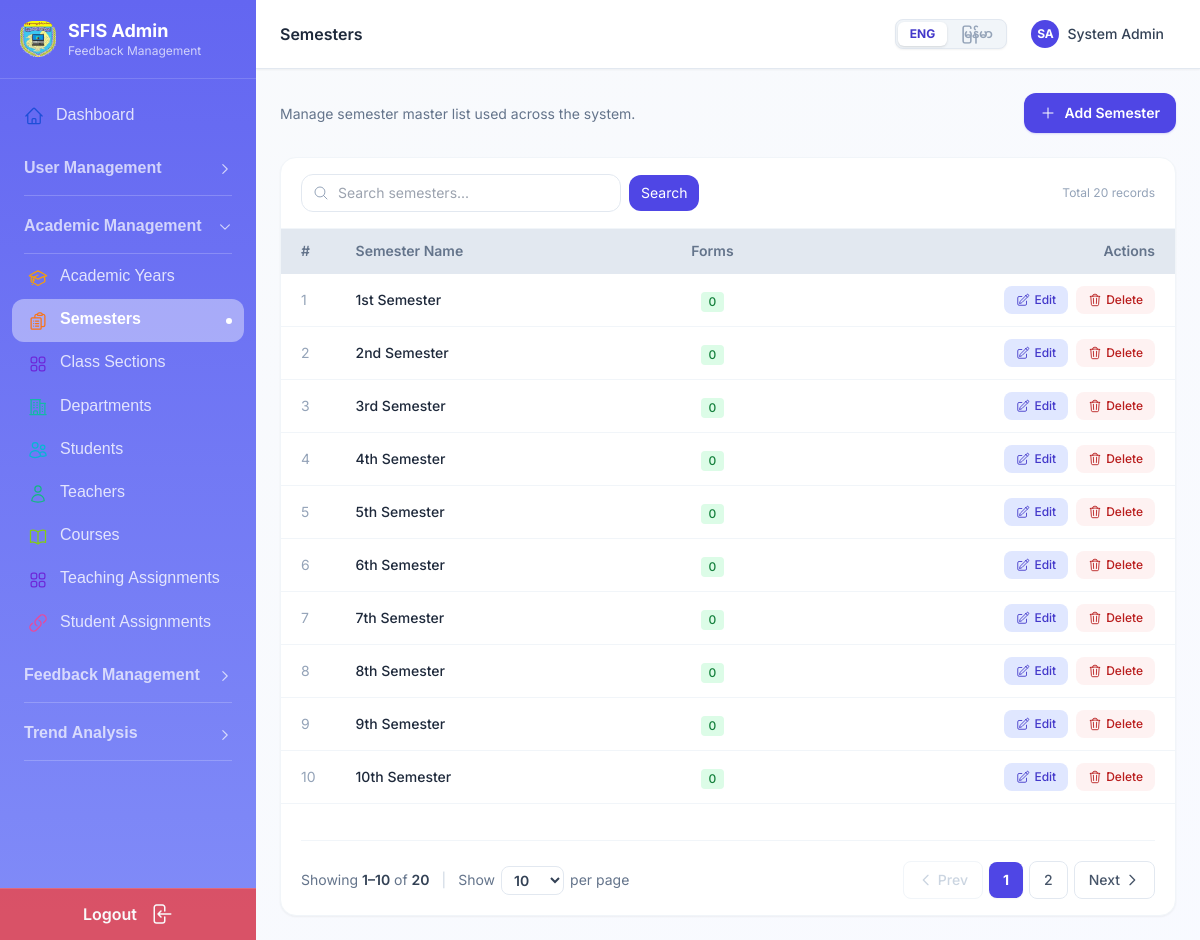
Screenshot of /admin/semesters.php (signed in) with the database file from the repository.
### tables this page shows
CREATE TABLE IF NOT EXISTS users (
    id INT AUTO_INCREMENT PRIMARY KEY,
    name VARCHAR(100) NOT NULL,
    username VARCHAR(50) NOT NULL UNIQUE,
    email VARCHAR(100) NOT NULL UNIQUE,
    password VARCHAR(255) NOT NULL,
    role ENUM('admin','teacher','student') NOT NULL,
    profile_image VARCHAR(255) DEFAULT NULL,
    created_at TIMESTAMP DEFAULT CURRENT_TIMESTAMP,
    updated_at TIMESTAMP DEFAULT CURRENT_TIMESTAMP ON UPDATE CURRENT_TIMESTAMP
);

CREATE TABLE IF NOT EXISTS semesters (
    id INT AUTO_INCREMENT PRIMARY KEY,
    semester_no INT NOT NULL,
    semester_name VARCHAR(50) NOT NULL,
    created_at TIMESTAMP DEFAULT CURRENT_TIMESTAMP,
    UNIQUE KEY uq_semester_no (semester_no)
);

### admin/semesters.php (the view, shortened to what the rows shown need)
<?php
require_once '../config/db.php';
require_once '../includes/auth.php';
require_once '../includes/functions.php';
$pageTitle = $LANG['semesters_title'] ?? 'Semesters';
$search = clean($_GET['search'] ?? '');
$perPage = max(10, min(100, (int) ($_GET['per_page'] ?? 10)));
$page = max(1, (int) ($_GET['page'] ?? 1));
$conditions = [];
$params = [];
$types = '';
$where = $conditions ? 'WHERE ' . implode(' AND ', $conditions) : '';
$countSql = "SELECT COUNT(*) AS c FROM semesters sm $where";
$c = $conn->prepare($countSql);
$c->execute();
$total = (int) $c->get_result()->fetch_assoc()['c'];
$pg = paginate($total, $perPage, $page);
$off = $pg['offset'];
$dataSql = "SELECT sm.*,
    (SELECT COUNT(*) FROM sections WHERE semester_id = sm.id) AS section_count,
    (SELECT COUNT(*) FROM feedback_forms WHERE semester_id = sm.id) AS form_count
    FROM semesters sm $where ORDER BY sm.id ASC LIMIT ? OFFSET ?";
$params[] = $perPage;
$params[] = $off;
$types .= 'ii';
$stmt = $conn->prepare($dataSql);
$stmt->bind_param($types, ...$params);
$stmt->execute();
$rows = $stmt->get_result()->fetch_all(MYSQLI_ASSOC);
$buildQuery = function ($overrides = []) use ($search) {
    $params = array_merge(['search' => $search], $overrides);
    $params = array_filter($params);
    return 'semesters.php' . ($params ? '?' . http_build_query($params) : '');
};
include '../includes/admin_header.php';
include '../includes/admin_sidebar.php';
?>
<div class="bg-white rounded-2xl shadow-sm border border-slate-100 overflow-hidden">
    <div class="overflow-x-auto">
        <table class="w-full">
            <thead class="bg-slate-200 border-b border-slate-200">
                <tr>
                    <th class="text-left px-5 py-3 text-slate-500 w-12 text-sm font-semibold">#</th>
                    <th class="text-left px-5 py-3 text-slate-500 text-sm font-semibold">
                        <?= $LANG['semester_name_col'] ?? 'Semester Name' ?>
                    </th>
                    <th class="text-center px-5 py-3 text-slate-500 text-sm font-semibold">
                        <?= $LANG["forms"] ?? "Forms" ?>
                    </th>
                    <th class="text-right px-5 py-3 text-slate-500 text-sm font-semibold">
                        <?= $LANG["col_actions"] ?? "Actions" ?>
                    </th>
                </tr>
            </thead>
            <tbody class="divide-y divide-slate-100">
                <?php if ($rows):
                    foreach ($rows as $i => $row): ?>
                        <tr class="hover:bg-slate-50 transition-colors">
                            <td class="px-5 py-3 text-sm text-slate-400"><?= $pg['offset'] + $i + 1 ?></td>
                            <td class="px-5 py-3 text-sm font-medium text-slate-800"><?= e($row['semester_name']) ?></td>
                            <td class="px-5 py-3 text-center">
                                <span
                                    class="inline-flex items-center px-2 py-0.5 rounded text-xs font-medium bg-green-100 text-green-700"><?= $row['form_count'] ?></span>
                            </td>
                            <td class="px-5 py-3 text-center">
                                <div class="flex items-center justify-end gap-2">
                                    <button onclick="openEdit(<?= htmlspecialchars(json_encode($row), ENT_QUOTES) ?>)"
                                        class="inline-flex items-center gap-1 px-3 py-1.5 text-xs font-medium text-indigo-700 bg-indigo-100 hover:bg-indigo-200 rounded-lg">
                                        <?= iconSvg('edit', 'w-3.5 h-3.5') ?>         <?= $LANG["edit"] ?? "Edit" ?></button>
                                    <button onclick="openDelete(<?= $row['id'] ?>, '<?= e($row['semester_name']) ?>')"
                                        class="inline-flex items-center gap-1 px-3 py-1.5 text-xs font-medium text-red-700 bg-red-50 hover:bg-red-100 rounded-lg">
                                        <?= iconSvg('trash', 'w-3.5 h-3.5') ?>         <?= $LANG["delete"] ?? "Delete" ?></button>
                                </div>
                            </td>
                        </tr>
                    <?php endforeach; endif ?>
            </tbody>
        </table>
    </div>
    <div class="px-5 py-4 border-t border-slate-100"><?= paginationLinks($pg, $buildQuery(), $perPage) ?></div>
</div>
<?php include '../includes/admin_footer.php'; ?>

### includes/admin_sidebar.php (shortened to what the rows shown need)
        <?php $groupActive = false; ?>
        <?php foreach ($nav as $item): ?>
            <?php if (($item['type'] ?? '') === 'section'): ?>
                <?php if ($groupActive): ?>
                    </div>
                    <?php $groupActive = false; ?>
                <?php endif; ?>
                <p class="px-3 pt-4 pb-1
                           text-[12px]
                           font-semibold
                           leading-[1.7]
                           tracking-wide
                           text-white/60">
                    <?= e($item['label']) ?>
                </p>
            <?php elseif (($item['type'] ?? '') === 'group'): ?>
                <?php if ($groupActive): ?>
                    </div>
                    <?php $groupActive = false; ?>
                <?php endif; ?>
                <?php $groupKey = $item['key']; ?>
                <div class="px-3 pt-4 pb-0">
                    <button onclick="toggleGroup('<?= $groupKey ?>')" class="w-full flex items-center justify-between
                               pb-3
                               text-[16px]
                               font-semibold
                               leading-[1.7]
                               text-white/70
                               hover:text-white
                               transition-colors
                               border-b border-white/20">
                        <span>
                            <?= e($item['label']) ?>
                        </span>
                        <svg id="chevron-<?= $groupKey ?>" xmlns="http://www.w3.org/2000/svg" fill="none" viewBox="0 0 24 24"
                            stroke-width="2" stroke="currentColor" class="w-3.5 h-3.5 flex-shrink-0
                                   transition-transform duration-200
                                   <?= $item['isOpen'] ? 'rotate-90' : '' ?>">
                            <path stroke-linecap="round" stroke-linejoin="round" d="M8.25 4.5l7.5 7.5-7.5 7.5" />
                        </svg>
                    </button>
                </div>
                <div id="group-<?= $groupKey ?>" class="<?= $item['isOpen'] ? '' : 'hidden' ?>">
                    <?php $groupActive = true; ?>
                <?php else:
                ?>
                        <?= iconSvg(
                            $item['icon'],
                            'w-5 h-5 flex-shrink-0 ' .
                            ($item['iconColor'] ?? 'text-white/80')
                        ) ?>
                <?php endif; ?>
            <?php endforeach; ?>
            <?php if ($groupActive): ?>
            </div>
        <?php endif; ?>
<div class="flex-1 flex flex-col min-w-0 overflow-hidden">
    <header class="
            bg-white
            border-b border-slate-200
            px-4 lg:px-6
            py-3.5
            flex items-center gap-4
            flex-shrink-0
            sticky top-0
            z-20
            shadow-sm
        ">
        <div>
            <h1 class="text-base font-semibold text-slate-800">
                <?= e($pageTitle) ?>
            </h1>
        </div>
        <div class="ml-auto flex items-center gap-3">
            <a href="/studentfeedbackucsh/admin/profile.php" class="
                    flex items-center gap-2
                    px-3 py-1.5
                    rounded-xl
                    hover:bg-slate-50
                    transition-colors
                ">
                <?php if (!empty($user['profile_image'])): ?>
                    <img src="/studentfeedbackucsh/<?= e($user['profile_image']) ?>" alt="Profile"
                        class="w-7 h-7 rounded-full object-cover">
                <?php else: ?>
                    <div class="
                            w-7 h-7
                            rounded-full
                            bg-indigo-600
                            flex items-center justify-center
                            text-xs
                            font-bold
                            text-white
                        ">
                        <?= e($initials) ?>
                    </div>
                <?php endif; ?>
                <span class="hidden md:block text-sm font-medium text-slate-700">
                    <?= e($user['name']) ?>
                </span>
            </a>
        </div>
    </header>
    <main class="flex-1 overflow-y-auto p-4 lg:p-6">

### includes/functions.php (shortened to what the rows shown need)
<?php
function e(string $s): string
{
    return htmlspecialchars($s, ENT_QUOTES, 'UTF-8');
}
function clean($val): string
{
    return trim(strip_tags($val));
}
function avatarInitials(string $name): string
{
    $parts = array_filter(explode(' ', trim($name)));
    $initials = '';
    foreach ($parts as $p) {
        $initials .= strtoupper($p[0]);
        if (strlen($initials) >= 2)
            break;
    }
    return $initials ?: 'U';
}
function paginate(int $total, int $perPage, int $current): array
{
    $totalPages = max(1, (int) ceil($total / $perPage));
    $current = max(1, min($current, $totalPages));
    return [
        'total' => $total,
        'per_page' => $perPage,
        'current' => $current,
        'total_pages' => $totalPages,
        'offset' => ($current - 1) * $perPage,
    ];
}
function paginationLinks(array $pg, string $baseUrl, int $perPage = 10): string
{
    global $LANG;
    $cur = $pg['current'];
    $total = $pg['total_pages'];
    $showing = $LANG['pagination_showing'] ?? 'Showing';
    $of = $LANG['pagination_of'] ?? 'of';
    $parsedUrl = parse_url($baseUrl);
    $existingParams = [];
    $path = $parsedUrl['path'] ?? '';
    $buildUrl = function (int $page) use ($path, $existingParams, $perPage) {
        $params = $existingParams;
        $params['page'] = $page;
        $params['per_page'] = $perPage;
        return $path . '?' . http_build_query($params);
    };
    $pages = [];
    $pages[] = 1;
    for ($i = max(2, $cur - 1); $i <= min($total - 1, $cur + 1); $i++) {
        $pages[] = $i;
    }
    if ($total > 1) {
        $pages[] = $total;
    }
    $pages = array_unique($pages);
    sort($pages);
    $pageLinks = '';
    $prevPage = 0;
    foreach ($pages as $p) {
        if ($p === $cur) {
            $pageLinks .= '<span class="px-3.5 py-2 rounded-lg bg-indigo-600 text-white text-sm font-bold shadow-sm">' . $p . '</span>';
        } else {
            $pageLinks .= '<a href="' . $buildUrl($p) . '" class="px-3.5 py-2 rounded-lg border border-slate-200 text-sm text-slate-600 font-medium hover:bg-slate-100 hover:border-slate-300 transition-all duration-150">' . $p . '</a>';
        }
        $prevPage = $p;
    }
    $ppOptions = '';
    foreach ([10, 25, 50, 100] as $pp) {
        $ppOptions .= '<option value="' . $pp . '"' . ($pp == $perPage ? ' selected' : '') . '>' . $pp . '</option>';
    }
    $start = ($cur - 1) * $perPage + 1;
    $end = min($cur * $perPage, $pg['total']);
    $html = '<nav class="flex flex-col sm:flex-row items-center justify-between gap-4 mt-5 pt-5 border-t border-slate-100">';
    $html .= '<div class="flex flex-wrap items-center gap-3 text-sm text-slate-500">';
    $html .= '<span>' . $showing . ' <span class="font-semibold text-slate-700">' . $start . '–' . $end . '</span> ' . $of . ' <span class="font-semibold text-slate-700">' . $pg['total'] . '</span></span>';
    $html .= '<span class="text-slate-300">|</span>';
    $html .= '<span class="inline-flex items-center gap-1.5">';
    $html .= '<span>Show</span>';
    $html .= '<select onchange="changePerPage(this.value, \'' . htmlspecialchars(addcslashes($path, "'"), ENT_QUOTES) . '\', ' . $perPage . ')" class="border border-slate-200 rounded-lg px-2 py-1 text-sm font-semibold text-slate-700 bg-white focus:outline-none focus:ring-2 focus:ring-blue-500 focus:border-blue-500 cursor-pointer transition-all duration-150">';
    $html .= $ppOptions;
    $html .= '</select>';
    $html .= '<span>per page</span>';
    $html .= '</span>';
    $html .= '</div>';
    $html .= '<div class="flex items-center gap-1.5">';
    if ($cur > 1) {
        $html .= '<a href="' . $buildUrl($cur - 1) . '" class="px-3.5 py-2 rounded-lg border border-slate-200 text-sm font-medium text-slate-600 hover:bg-slate-100 hover:border-slate-300 transition-all duration-150 inline-flex items-center gap-1">';
        $html .= '<svg class="w-4 h-4" fill="none" stroke="currentColor" viewBox="0 0 24 24"><path stroke-linecap="round" stroke-linejoin="round" stroke-width="2" d="M15 19l-7-7 7-7"/></svg>';
        $html .= 'Prev</a>';
    } else {
        $html .= '<span class="px-3.5 py-2 rounded-lg border border-slate-100 text-sm font-medium text-slate-300 cursor-not-allowed inline-flex items-center gap-1">';
        $html .= '<svg class="w-4 h-4" fill="none" stroke="currentColor" viewBox="0 0 24 24"><path stroke-linecap="round" stroke-linejoin="round" stroke-width="2" d="M15 19l-7-7 7-7"/></svg>';
        $html .= 'Prev</span>';
    }
    $html .= $pageLinks;
    if ($cur < $total) {
        $html .= '<a href="' . $buildUrl($cur + 1) . '" class="px-3.5 py-2 rounded-lg border border-slate-200 text-sm font-medium text-slate-600 hover:bg-slate-100 hover:border-slate-300 transition-all duration-150 inline-flex items-center gap-1">';
        $html .= 'Next<svg class="w-4 h-4" fill="none" stroke="currentColor" viewBox="0 0 24 24"><path stroke-linecap="round" stroke-linejoin="round" stroke-width="2" d="M9 5l7 7-7 7"/></svg>';
        $html .= '</a>';
    }
    $html .= '</div></nav>';
    $html .= '<script>
if(typeof changePerPage!=="function"){
    function changePerPage(val,path,currentPP){
        if(val==currentPP)return;
        var u=new URL(window.location.href);
        u.searchParams.set("per_page",val);
        u.searchParams.delete("page");
        window.location.href=u.href;
    }
}
</script>';
    return $html;
}
function iconSvg(string $name, string $class = 'w-5 h-5'): string
{
    $d = $paths[$name] ?? '';
    return "<svg xmlns=\"http://www.w3.org/2000/svg\" fill=\"none\" viewBox=\"0 0 24 24\" stroke-width=\"1.5\" stroke=\"currentColor\" class=\"{$class}\"><path stroke-linecap=\"round\" stroke-linejoin=\"round\" d=\"{$d}\"/></svg>";
}

### rows the page displays
users: name "SA", name "System Admin"
semesters: offset "1", semester_name "1st Semester", form_count "0"
semesters: offset "2", semester_name "2nd Semester", form_count "0"
semesters: offset "3", semester_name "3rd Semester", form_count "0"
semesters: offset "4", semester_name "4th Semester", form_count "0"
semesters: offset "5", semester_name "5th Semester", form_count "0"
semesters: offset "6", semester_name "6th Semester", form_count "0"
semesters: offset "7", semester_name "7th Semester", form_count "0"
semesters: offset "8", semester_name "8th Semester", form_count "0"
semesters: offset "9", semester_name "9th Semester", form_count "0"
semesters: offset "10", semester_name "10th Semester", form_count "0", id "1", id "10"

### other values shown
$LANG['admin_portal'] "SFIS Admin"
$LANG['admin_portal_sub'] "Feedback Management"
$item['label'] "Dashboard"
$item['label'] "User Management"
$item['label'] "Academic Management"
$item['label'] "Academic Years"
$item['label'] "Semesters"
$item['label'] "Class Sections"
$item['label'] "Departments"
$item['label'] "Students"
$item['label'] "Teachers"
$item['label'] "Courses"
$item['label'] "Teaching Assignments"
$item['label'] "Student Assignments"
$item['label'] "Feedback Management"
